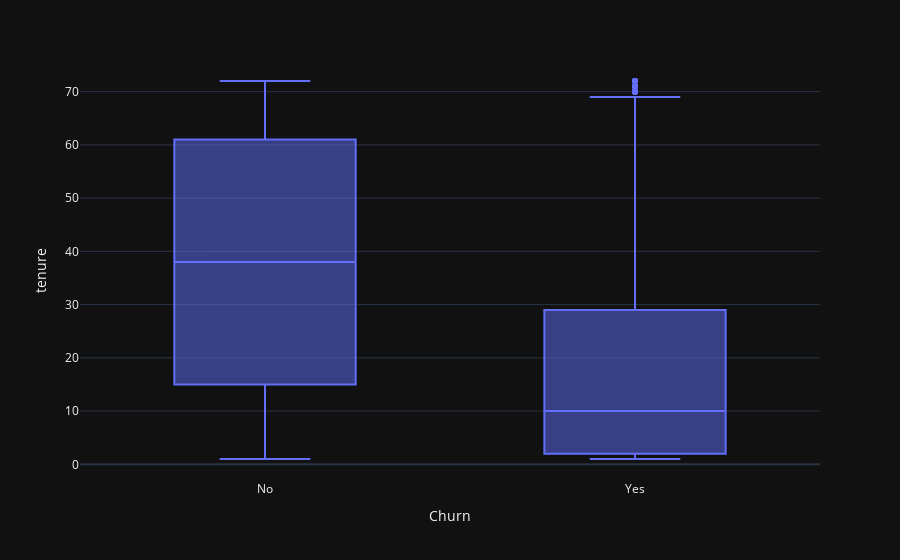

Notebook code for this chart:
### Code cell
px.box(data, x='Churn', y='tenure', template='plotly_dark')

### Figure 1 — Plotly figure (JSON) as saved in the notebook; plotly's stock layout.template omitted (floating-point values rounded to 4 significant figures; data arrays with more than 128 entries replaced by an {"elided": "..."} marker saying what was removed)
{"data": [{"alignmentgroup": "True", "hovertemplate": "Churn=%{x}<br>tenure=%{y}<extra></extra>", "legendgroup": "", "marker": {"color": "#636efa"}, "name": "", "notched": false, "offsetgroup": "", "orientation": "v", "showlegend": false, "type": "box", "x": {"elided": "7032 str values"}, "x0": " ", "xaxis": "x", "y": {"elided": "7032 int values"}, "y0": " ", "yaxis": "y"}], "layout": {"boxmode": "group", "legend": {"tracegroupgap": 0}, "margin": {"t": 60}, "xaxis": {"anchor": "y", "domain": [0, 1], "title": {"text": "Churn"}}, "yaxis": {"anchor": "x", "domain": [0, 1], "title": {"text": "tenure"}}}}
